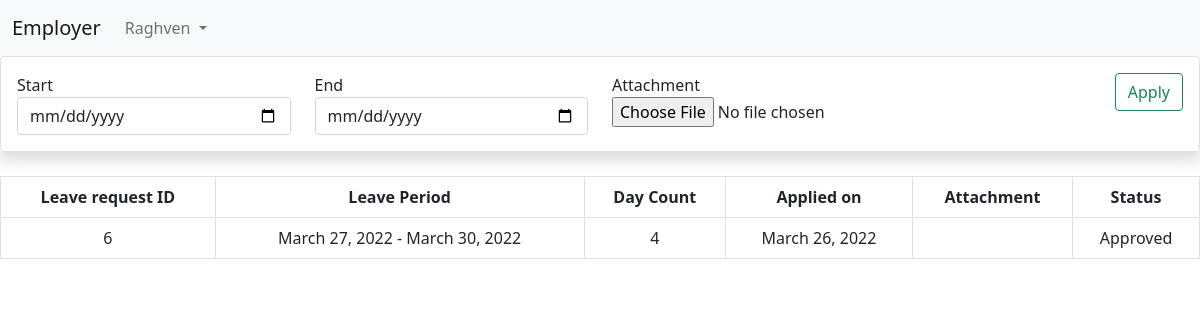
The page /leave-request (signed in) on the database its author committed.
### user/models.py (models this page shows, shortened)
class User(AbstractUser):
    ROLES = (
        ('A', 'Admin'),
        ('E', 'Employee')
    )
    email = models.EmailField(unique=True)
    role = models.CharField(max_length=1, choices=ROLES)
    first_name = models.CharField(max_length=30)
    last_name = models.CharField(max_length=30)

class Leaves(models.Model):
    STATUS = (
        ('P', 'Pending'),
        ('A', 'Approved'),
        ('R', 'Rejected')
    )
    user = models.ForeignKey('user.User', on_delete=models.CASCADE, related_name='leaves')
    start = models.DateField()
    end = models.DateField()
    day_count = models.IntegerField()
    status = models.CharField(max_length=1, choices=STATUS, default='P')
    attachment = models.FileField(upload_to='images/leave_attachments', null=True, blank=True)
    created_on = models.DateTimeField(auto_now_add=True)

### user/views.py (the view, shortened to what this page needs)
# urls.py: path('leave-request', views.leave_request, name='leave_request'),
@login_required(login_url='employee_signup')
def leave_request(request):
    form = LeaveForm()
    if request.user.is_superuser:
        leaves_qry = Leaves.objects.all().select_related('user')
    else:
        leaves_qry = Leaves.objects.filter(user=request.user).select_related('user')
    paginator = Paginator(leaves_qry, 15)
    page = request.GET.get('page')
    try:
        leaves = paginator.get_page(page)
    except PageNotAnInteger:
        leaves = paginator.get_page(1)
    except EmptyPage:
        leaves = paginator.get_page(paginator.num_pages)
    page_range = list(paginator.page_range)
    context = {
        'form': form,
        'leaves': leaves,
        'page_range': page_range,
    }
    return render(request, 'user/leaves.html', context)

### user/forms.py (shortened to what this page needs)
class LeaveForm(forms.ModelForm):
    class Meta:
        model = Leaves
        fields = ('start', 'end', 'attachment')
        widgets = {
            'start': forms.DateInput(attrs={'class': 'form-control', 'type': 'date'}),
            'end': forms.DateInput(attrs={'class': 'form-control', 'type': 'date'}),
        }

### user/context_processor.py (called while the page is built)
def global_values(request):
    request_count = Leaves.objects.filter(status='P').count()
    context = {
        'request_count': request_count,
    }
    return context

### templates/user/leaves.html (shortened to what this page needs)
{% extends 'base.html' %}
{% block content %}
{% if not request.user.is_superuser %}
<form method="post" class="border p-3 rounded shadow" enctype="multipart/form-data">
  <div class="row">
    {% for i in form %}
    <div class="col-sm-3">
      <label>{{i.label}}</label>
      {{ i }}
    </div>
    {% endfor %}
    <div class="text-end col-sm-3">
      <input type="submit" class="btn btn-outline-success" value="Apply" name="leave-request">
    </div>
  </div>
  </form>
{% endif %}
<div class="mt-4">
  <table class="table table-bordered text-center">
    <tr>
      <th>Leave request ID</th>
      <th>Leave Period</th>
      <th>Day Count</th>
      <th>Applied on</th>
      <th>Attachment</th>
      <th>Status</th>
    </tr>
    {% for i in leaves %}
    <tr>
      <td>{{ i.pk }}</td>
      <td>{{ i.start }} - {{ i.end }}</td>
      <td>{{ i.day_count }}</td>
      <td>{{ i.created_on.date }}</td>
      <td>
      </td>
      {% if request.user.is_superuser %}
      <td>
        {% if i.status == 'P' %}
        <form method="post">
          {% csrf_token %}
          <input type="hidden" value="{{ i.pk }}" name="pk">
          <div class="d-flex">
          <select class="form-control me-2" style="max-width: 100px" name="status">
            <option value="P">Pending</option>
            <option value="A">Approve</option>
            <option value="R">Reject</option>
          </select>
          <input type="submit" class="btn btn-outline-success btn-sm" name="leave-status">
          </div>
        </form>
        {% else %}
        {{ i.get_status_display }}
        {% endif %}
      </td>
      {% else %}
      <td>{{ i.get_status_display }}</td>
      {% endif %}
    </tr>
    {% endfor %}
  </table>
</div>
{% endblock %}

### templates/navbar.html (shortened to what this page needs)
<nav class="navbar navbar-expand-lg navbar-light bg-light">
  <div class="container-fluid">
    <a class="navbar-brand" href="{% url 'home' %}">Employer</a>
    <div class="collapse navbar-collapse" id="navbarSupportedContent">
      <ul class="navbar-nav me-auto mb-2 mb-lg-0">
        {% if request.user.is_authenticated %}
        <li class="nav-item dropdown">
          <a class="nav-link dropdown-toggle" href="#" id="navbarDropdown" role="button" data-bs-toggle="dropdown" aria-expanded="false">
            {{request.user.first_name}}
          </a>
        </li>
        {% endif %}
      </ul>
    </div>
  </div>
</nav>

### rows shown on the page
User: user.first_name "Raghven"
Leaves: pk "6", start "March 27, 2022", end "March 30, 2022", day_count "4", created_on "March 26, 2022", status "Approved"

### other values the page prints
{{ i.label }} "Start" "End" "Attachment"
